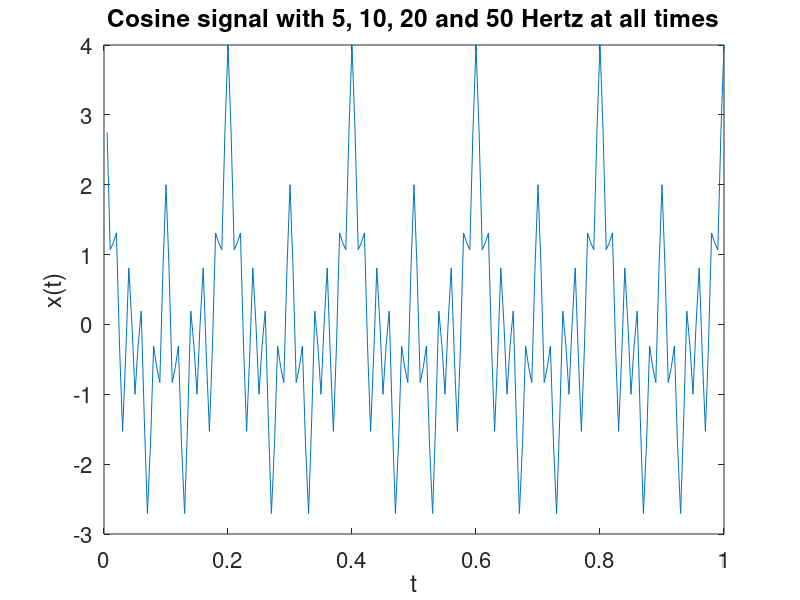
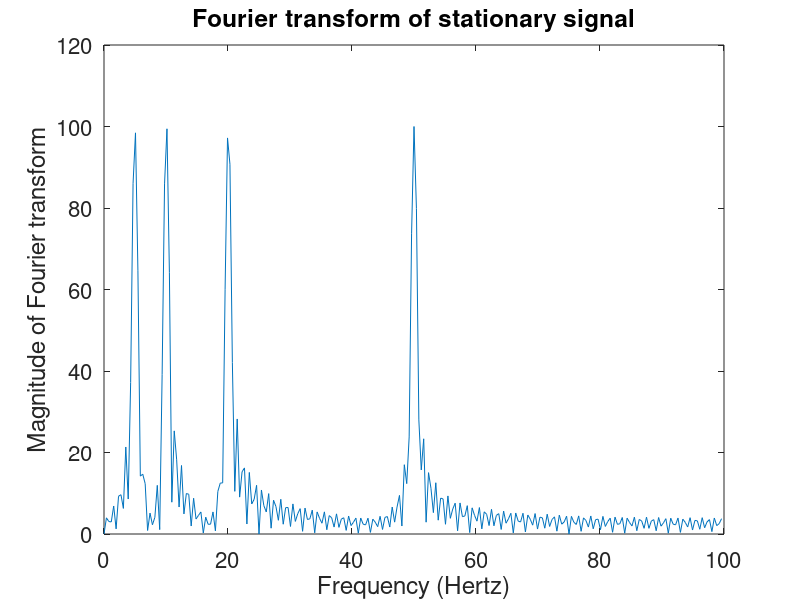
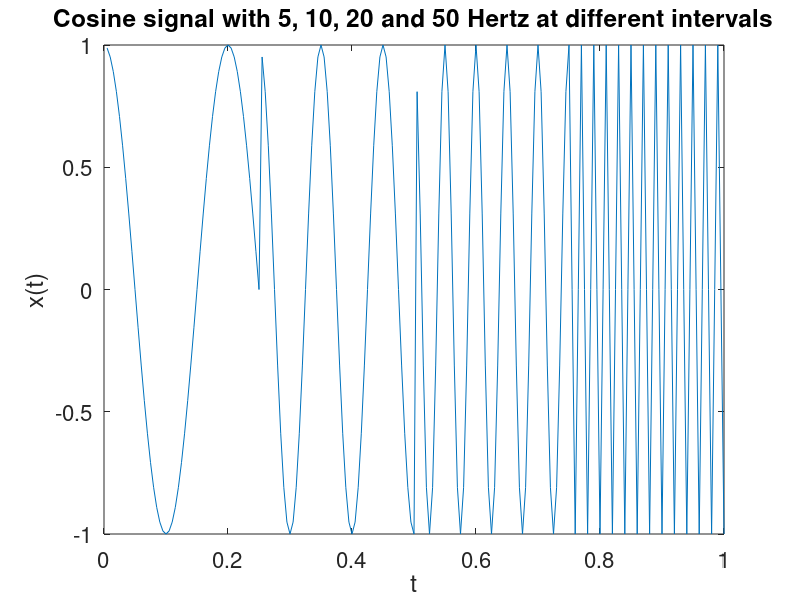
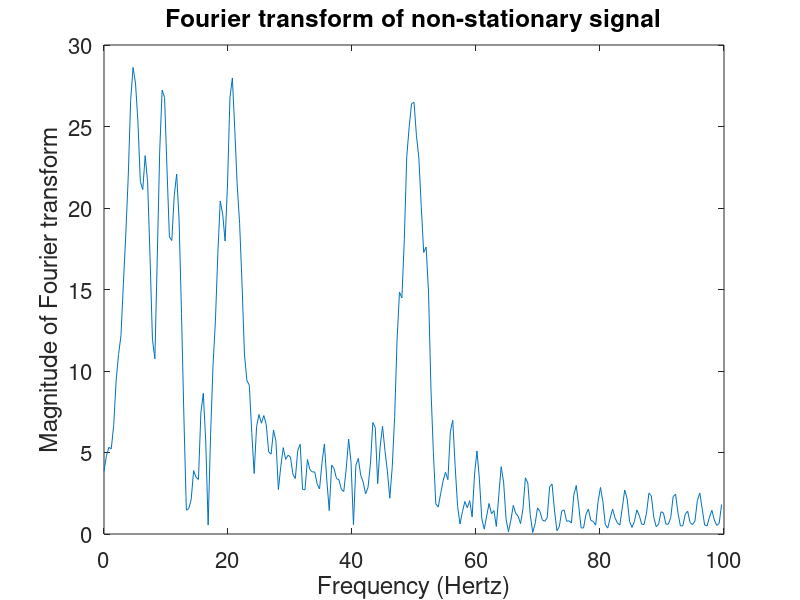

MATLAB code to generate these figures, in order:
TitleSizeVal=18;
xLabFS=20; yLabFS=xLabFS;
pointFS=16;


Fs=200;
t=(1:200)/Fs;
s1=cos(2*pi*t*5); s2=cos(2*pi*t*10); s3=cos(2*pi*t*20); s4=cos(2*pi*t*50);
s=s1+s2+s3+s4;
figure, plot(t,s);
xlabel('t','FontSize',xLabFS);
ylabel('x(t)','FontSize',yLabFS);
title('Cosine signal with 5, 10, 20 and 50 Hertz at all times','FontSize',TitleSizeVal);
h=gca;
set(h,'FontSize',pointFS);
%set(h,'XTick',[0 0.1 0.2 0.3 0.4 0.5 0.6 0.7 0.8 0.9 1.0]);
print -deps sigStat.eps

[b,a]=ellip(4,0.1,40,[10 20]*2/Fs);
[H,w]=freqz(b,a,512);


S=fft(s,512);
w=(0:255)/256*(Fs/2);
figure, plot(w,abs([S(1:256)']));
xlabel('Frequency (Hertz)','FontSize',xLabFS);
ylabel('Magnitude of Fourier transform','FontSize',yLabFS);
title('Fourier transform of stationary signal','FontSize',TitleSizeVal);    
h=gca;
set(h,'FontSize',pointFS);
%set(h,'XTick',[0 10 20 30 40 50 60 70 80 90 100]);
print -deps sigStatFT.eps


Fs=200;
t=(1:200)/Fs;
s1=cos(2*pi*t*5); s2=cos(2*pi*t*10); s3=cos(2*pi*t*20); s4=cos(2*pi*t*50); 
s=[s1(1:50) s2(1:50) s3(1:50) s4(1:50)];
%s=s1+s2+s3+s4;
figure, plot(t,s);
%str1=sprintf('Cosine signal with 5, 10, 20 and 50 Hertz\nat different intervals');
%title(str1,'FontSize',TitleSizeVal);
title('Cosine signal with 5, 10, 20 and 50 Hertz at different intervals','FontSize',TitleSizeVal);
xlabel('t','FontSize',xLabFS);
ylabel('x(t)','FontSize',yLabFS);
h=gca;
set(h,'FontSize',pointFS);
%set(h,'XTick',[0 0.1 0.2 0.3 0.4 0.5 0.6 0.7 0.8 0.9 1.0]);
print -deps sigNonStat.eps

[b,a]=ellip(4,0.1,40,[10 20]*2/Fs);
[H,w]=freqz(b,a,512);

sf=filter(b,a,s);

S=fft(s,512);
w=(0:255)/256*(Fs/2);
figure, plot(w,abs([S(1:256)']));
xlabel('Frequency (Hertz)','FontSize',xLabFS);
ylabel('Magnitude of Fourier transform','FontSize',yLabFS);
title('Fourier transform of non-stationary signal','FontSize',TitleSizeVal);    
h=gca;
set(h,'FontSize',pointFS);
%set(h,'XTick',[0 10 20 30 40 50 60 70 80 90 100]);
print -deps sigNonStatFT.eps

